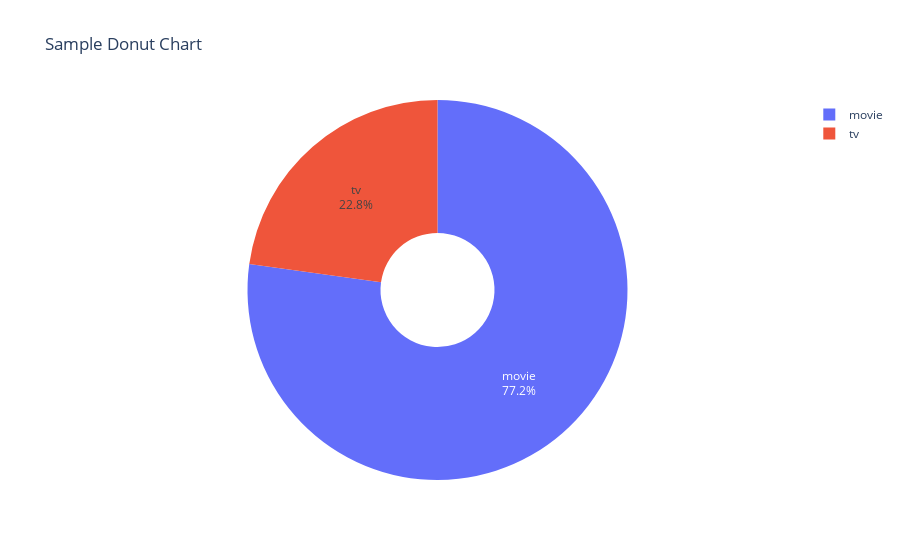

The notebook cell this image was saved under:
### Code cell
fig = px.pie(number_show_per_type, values='count', names='type', hole=0.3, title='Sample Donut Chart')

fig.update_traces(textposition='inside', textinfo='percent+label')
fig.update_layout(uniformtext_minsize=12, uniformtext_mode='hide')

fig.show()

### Figure 1 — Plotly figure (JSON) as saved in the notebook; plotly's stock layout.template omitted (floating-point values rounded to 4 significant figures)
{"data": [{"domain": {"x": [0, 1], "y": [0, 1]}, "hole": 0.3, "hovertemplate": "type=%{label}<br>count=%{value}<extra></extra>", "labels": ["movie", "tv"], "legendgroup": "", "name": "", "showlegend": true, "textinfo": "percent+label", "textposition": "inside", "type": "pie", "values": [15349, 4539]}], "layout": {"autosize": true, "legend": {"tracegroupgap": 0}, "title": {"text": "Sample Donut Chart"}, "uniformtext": {"minsize": 12, "mode": "hide"}}}
